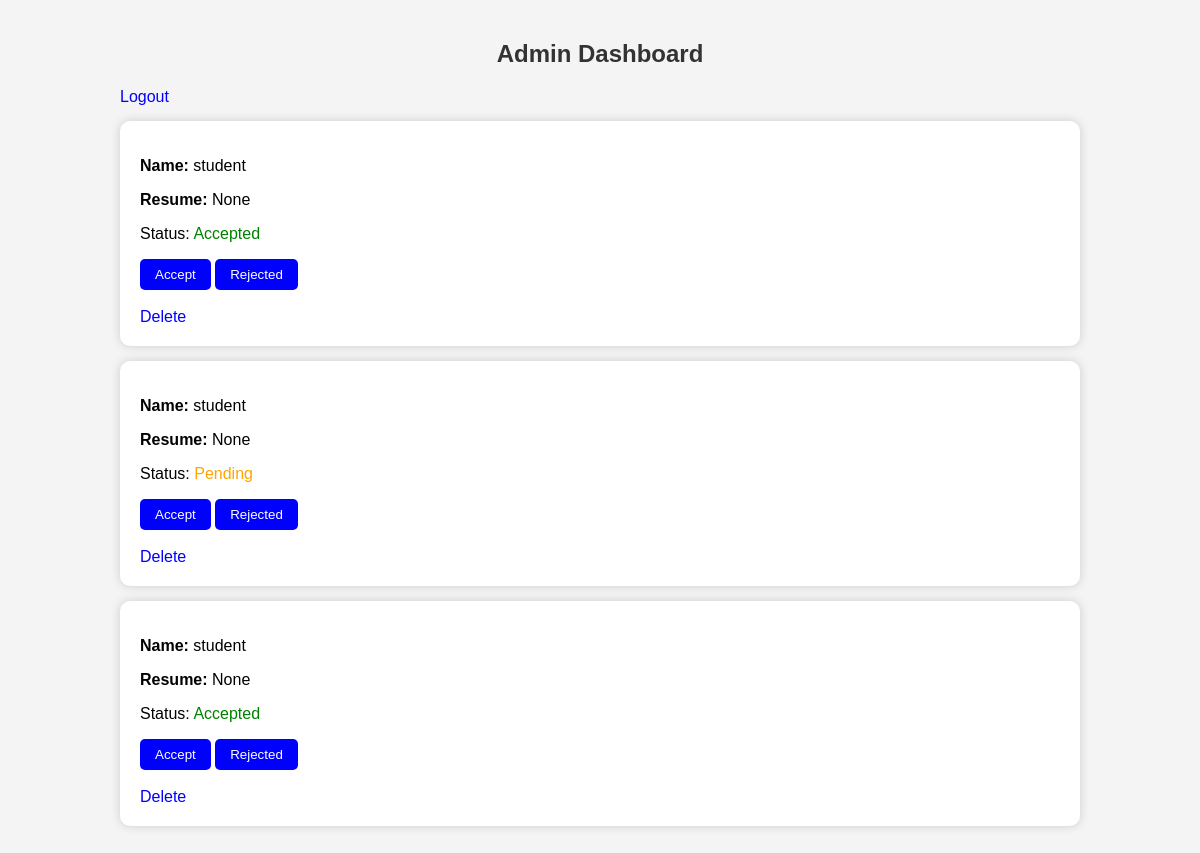
The page /admin on the database its author committed.
### tables this page shows
CREATE TABLE applications(
    id INTEGER PRIMARY KEY AUTOINCREMENT,
    job_id INTEGER,
    student_name TEXT,
    resume TEXT,
    status TEXT DEFAULT  'pending'
    );

### app.py (the view)
@app.route("/admin")
def admin():
    conn = sqlite3.connect("database.db")
    cur = conn.cursor()
    cur.execute("SELECT * FROM applications")
    applications = cur.fetchall()
    conn.close()
    return render_template("admin.html",applications=applications)

### templates/admin.html
<!DOCTYPE html>
<html>
    <head>
        <link rel="stylesheet" href="{{ url_for('static',filename='admin.css')}}">
    </head>
<body>
    <div class="container">
<h2>Admin Dashboard</h2>
<a href="/logout">Logout</a>
{% for job in applications %}
<div class="box">
    <p><b>Name:</b> {{ job[2] }}</p>
    <p><b>Resume:</b> {{ job[3] }}</p>
    <p>Status:{% if job[4] == "Accepted" %}
        <span style="color:green;">Accepted</span>
        {% elif job[4] == "Rejected" %}
        <span style="color:red;">Rejected</span>
        {% else %}
        <span style="color:orange;">Pending</span>
        {% endif %}
    </p>
    <form action="/update_status/{{ job[0] }}" method="post">
        <button name="status" value="Accepted"> Accept</button>
        <button name="status" value="Rejected">Rejected</button>
    </form>
    <br>
            <a href="/delete/{{ job[0] }}">Delete</a>
</div>
{% endfor %}
</div>
</body>
</html>

### static/admin.css (style rules this page uses)
body { font-family:Arial; background-color:#f4f4f4; margin:0; padding:0; }
.container { width:80%; margin:auto; padding:20px; }
h2 { text-align:center; color:#333; }
.box { background:white; padding:20px; margin:15px 0; border-radius:10px; box-shadow:0px 0px 10px #ccc; }
button { padding:8px 15px; border:none; border-radius:5px; background-color:blue; color:white; cursor:pointer; }
a { text-decoration:none; color:blue; }

### rows shown on the page
applications: student_name "student", job "None", status "Accepted"
applications: student_name "student", job "None", status "Pending"
applications: student_name "student", job "None", status "Accepted"
